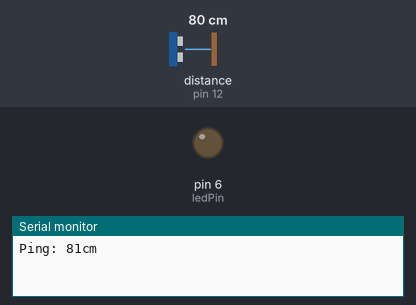
Recording of a sketch running on a simulated Arduino Uno, built with avr-gcc and run on an emulated ATmega328P. On the bench: output pins drawn as LEDs (lit = HIGH), the last lines printed to the serial monitor. Dashed ring = blinking. The test bench sets the inputs (shaded band); at power-on: distance to the obstacle (sensor on pin 12) 80 cm. The echo pulse lasts 58.3 µs per cm.

Above: at 1.27 s.
1.3 s: distance to the obstacle (sensor on pin 12) set to 11 cm
4.3 s: distance to the obstacle (sensor on pin 12) set to 8 cm
At 4.52 s:
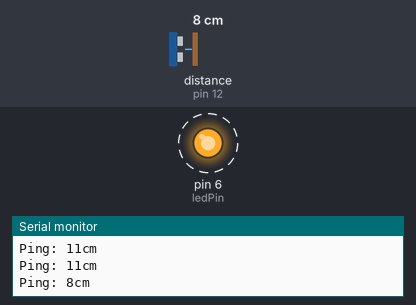
7.3 s: distance to the obstacle (sensor on pin 12) set to 18 cm
At 8.01 s:
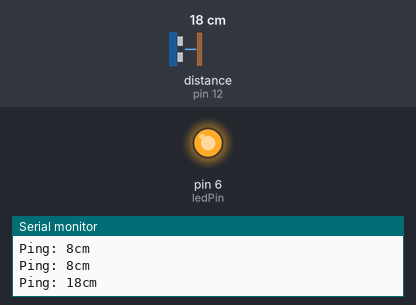
10.1 s: distance to the obstacle (sensor on pin 12) set to 2 cm
At 10.27 s:
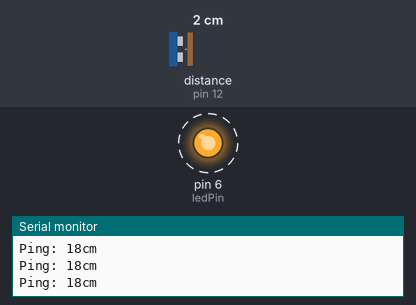
13.1 s: distance to the obstacle (sensor on pin 12) set to 13 cm
Timing chart, 0 to 16.1 s (numbered marks = the images above; inputs shaded):
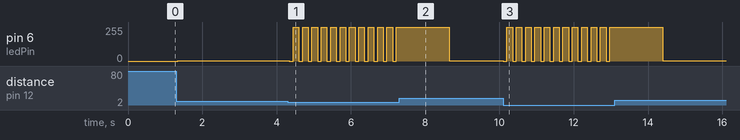

Measured:
- the behaviour switches between 10 and 9 cm on distance to the obstacle (sensor on pin 12) (found by bisection; images 0 and 1)
- after the input at 4.3 s, pin 6 (ledPin): alternates 255/255 for 0.15 s and 0/255 for 0.10 s, starting after 0.05 s
- after the input at 10.1 s, pin 6 (ledPin): alternates 255/255 for 0.15 s and 0/255 for 0.10 s, starting at once

The sketch:

NewPing.ino
```cpp
#include <NewPing.h>
#define TRIGGER_PIN 11
#define ECHO_PIN 12
#define MAX_DISTANCE 200
NewPing sonar(TRIGGER_PIN, ECHO_PIN, MAX_DISTANCE);
int ledPin = 6;
int counter = 0;
void setup()
{
	Serial.begin(9600);
	pinMode(ledPin, OUTPUT);
}

void loop()
{

 /*  The first part of the code Sets up the functions for the ultrasonic sensor and how it will communicate with the LED.
 It will also tell the LED to when the distance is 10cm. */

	delay(50);
	Serial.print("Ping: ");
	Serial.print(sonar.ping_cm());
	Serial.println("cm");
	if (sonar.ping_cm() < 10)

/* Second part tells the LED Length of time it binks and how fast it goes.
It Will tell the LED what to do when the counter hits 0,
which it will start to fade out.*/

	{
		digitalWrite(ledPin, LOW);
		delay(100);
		digitalWrite(ledPin, HIGH);
		delay(100);
		counter = 0;
	}

	/* The third part will communicate what will happen after the counter hits zero.
	It will turn to counter 1 which will counsel out counter 0.
	It says how bright it gets and how long the fade will last. */

	else if (counter == 0)
	{
		for (int brightness = 255; brightness > 0; --brightness)
		{
			analogWrite(ledPin, brightness);
			delay(5);
		}
		counter = 1;
	}
}
```
